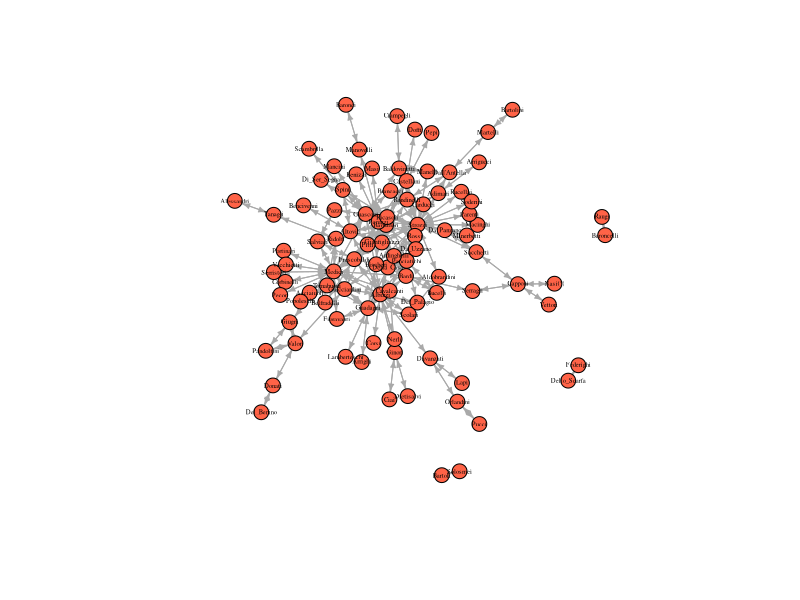
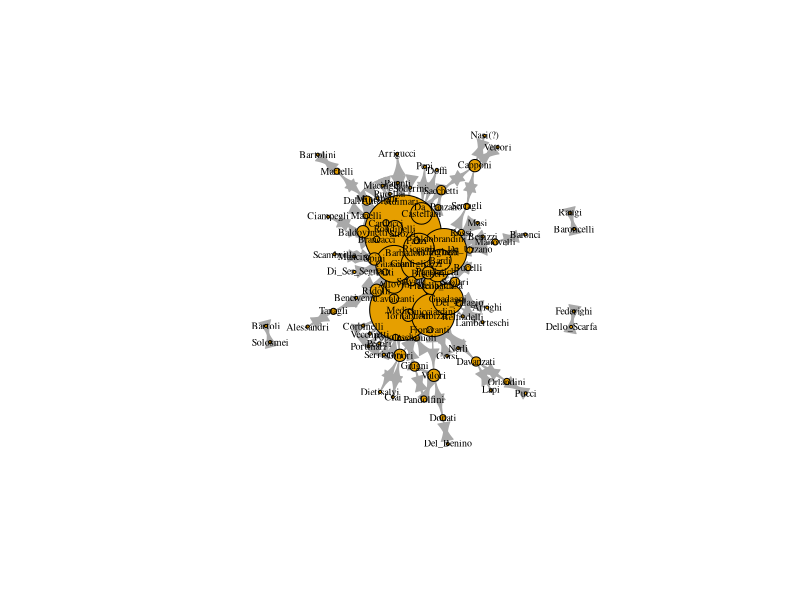
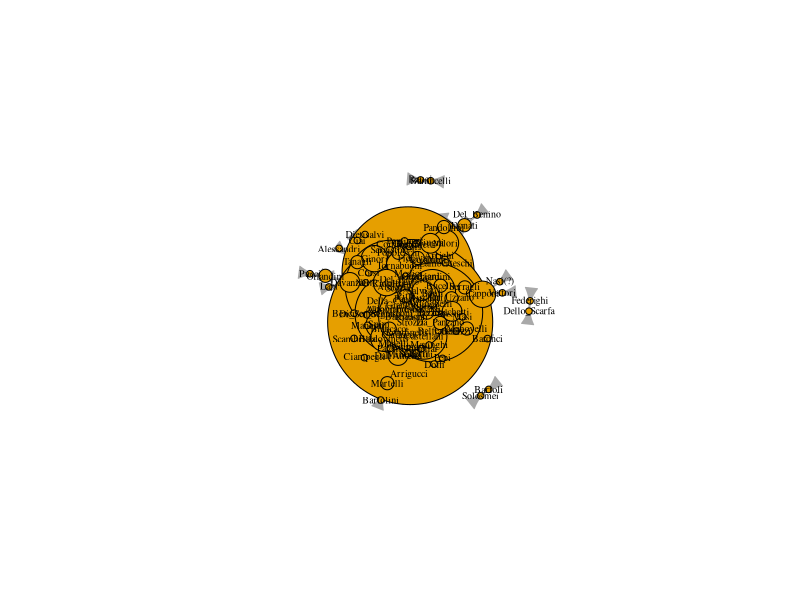
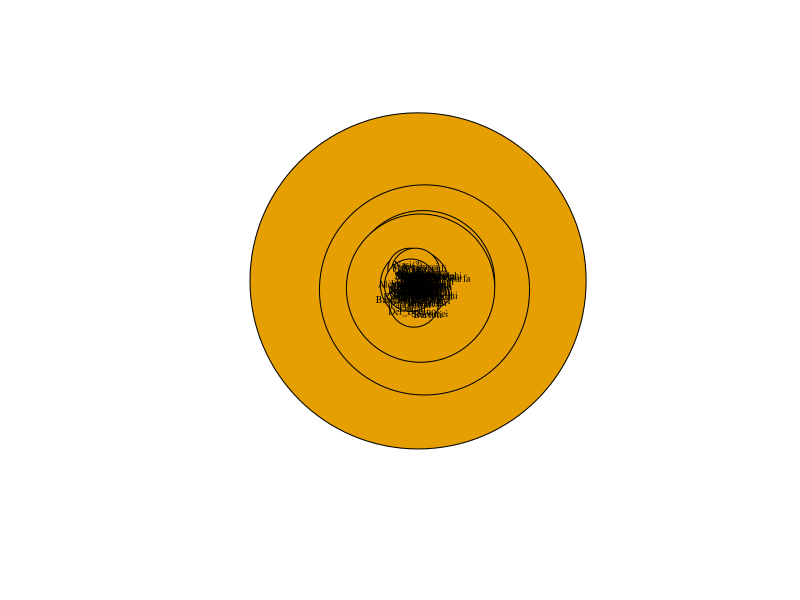
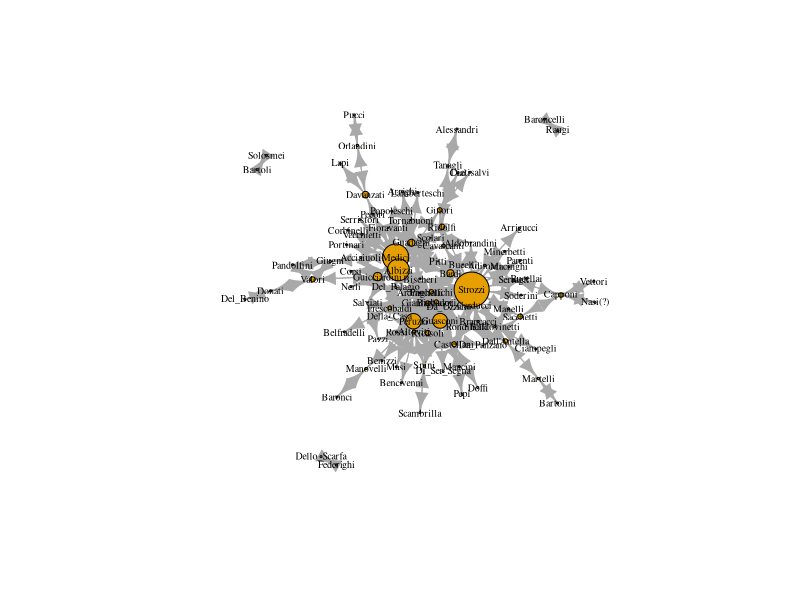

The R script that drew these images, in order:
#!/usr/bin/env Rscript

######################################################################
# @author      : Linus Fernandes (linusfernandes at gmail dot com)
# @file        : centrality
# @created     : Tuesday Oct 31, 2023 11:21:31 IST
#
# @description :
######################################################################
library(conflicted)
library(igraph)
library(tidyverse)
library(reshape2)
conflict_scout()
# prepare the marriage adjacency matrix
florentine_edj <- read.csv("florentine_marriage_edgelist.csv")
print(str(florentine_edj))
florentine_edj <- florentine_edj[,2:3]

# prepare the attributes file
florentine_attributes <- read.csv("florentine_attributes.csv")
print(str(florentine_attributes))

# graph the marriage network
marriageNet <- graph.edgelist(as.matrix(florentine_edj), directed = T)
# add wealth and priorates attributes to family vertices
V(marriageNet)$Wealth <- florentine_attributes$Gwealth[match(V(marriageNet)$name, florentine_attributes$Family)]

# Gross wealth (Florins), for 87 (92) families
# simple mean imputation of wealth (alternatively, we might think that those with NA were too poor to show up in historical records?)
# in other words, atrribute mean wealth to na families
V(marriageNet)$Wealth <- ifelse(is.na(V(marriageNet)$Wealth), mean(V(marriageNet)$Wealth, na.rm = T), V(marriageNet)$Wealth)

# Number of Priors, The Priorate (or city council), first created in 1282, was Florence's governing body. Count of how many seats a family had on that city council from 1282-1344
# measure of the aggregate political influence of the family over a long period of time
V(marriageNet)$Priorates <- florentine_attributes$Npriors[match(V(marriageNet)$name, florentine_attributes$Family)]

plot(marriageNet, vertex.size = 8, vertex.label.cex = .4, vertex.label.color = "black", vertex.color = "tomato", edge.arrow.size = 0.4)

print(str(degree(marriageNet)))
degrees <- sort(degree(marriageNet), decreasing = T)
families = names(degrees)
names(degrees) <- c()
df <- data.frame(Family = families, Degree = degrees)
print(df)
# assignment
V(marriageNet)$degree <- degree(marriageNet)
# sized by degree
plot(marriageNet, vertex.label.cex = .6, vertex.label.color = "black", vertex.size = V(marriageNet)$degree, vertex.label.cex = .2)
plot(marriageNet,
      vertex.label.cex = .6,
      vertex.label.color = "black",
      vertex.size = V(marriageNet)$degree*3)

btws = betweenness(marriageNet, directed = FALSE)
btws <- sort(btws, decreasing = T)
families = names(btws)
names(btws) <- c()
df <- data.frame(Family = families, Betweenness = btws)
print(df)
# assignment
V(marriageNet)$betweenness <- betweenness(marriageNet, directed = F)
# sized by betweenness
plot(marriageNet,
      vertex.label.cex = .6,
      vertex.label.color = "black",
      vertex.size = V(marriageNet)$betweenness)
# normalize betweenness and scale by 20 (some scalar)
plot(marriageNet,
      vertex.label.cex = .6,
      vertex.label.color = "black",
      vertex.size = V(marriageNet)$betweenness/max(V(marriageNet)$betweenness) * 20)
